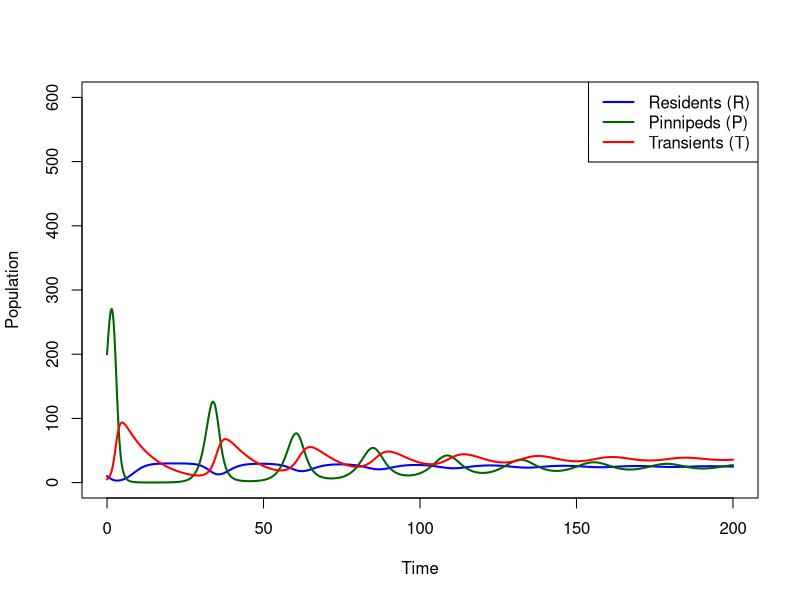
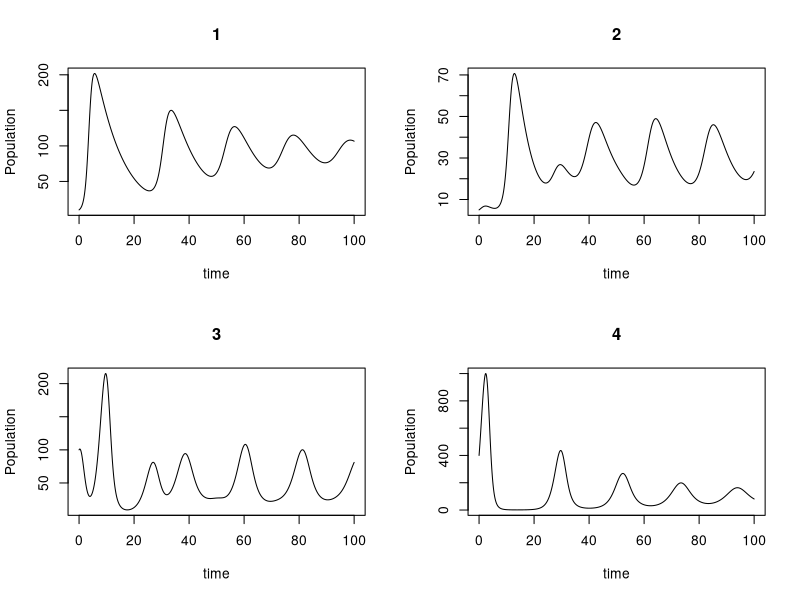

Write R code to recreate these figures, in order.
## ---- chunk 1
knitr::opts_chunk$set(echo = TRUE,tidy.opts = list(width.cutoff = 60), tidy = TRUE)
## ---- chunk 2
library(deSolve)
## ---- chunk 3
# Parameters
r_R <- 0.5      # resident whale growth rate
K_R <- 30       # resident carrying capacity

r_P <- 0.8      # pinniped growth rate
K_P <- 500      # pinniped carrying capacity

alpha <- 0.2    # effect of pinnipeds on residents
beta  <- 0.6    # effect of residents on pinnipeds

C   <- 0.02     # predation rate
B   <- 0.2      # conversion efficiency
D_T <- 0.1      # transient whale death rate
## ---- chunk 4
R0 <- 10
P0 <- 200
T0 <- 5

state_ini <- c(R = R0,
               P = P0,
               T = T0)
## ---- chunk 5
modelA <- function(time, state, parameters){

  R <- state[1]
  P <- state[2]
  T <- state[3]

  # Resident whales (competition with P)
  dR <- r_R * R * (1 - (R + alpha*P)/K_R)

  # Pinnipeds (competition + predation)
  dP <- r_P * P * (1 - (P + beta*R)/K_P) -
        C * P * T

  # Transient whales (predator)
  dT <- B * C * P * T -
        D_T * T

  return(list(c(dR, dP, dT)))
}
## ---- chunk 6
time_vec <- seq(0, 200, length.out = 2000)

outA <- ode(y = state_ini,
            times = time_vec,
            func = modelA,
            parms = NULL)

outA <- as.data.frame(outA)
## ---- chunk 7
plot(outA$time, outA$R,
     type = "l",
     col = "blue",
     lwd = 2,
     ylim = c(0,600),
     xlab = "Time",
     ylab = "Population")

lines(outA$time, outA$P,
      col = "darkgreen",
      lwd = 2)

lines(outA$time, outA$T,
      col = "red",
      lwd = 2)

legend("topright",
       legend = c("Residents (R)",
                  "Pinnipeds (P)",
                  "Transients (T)"),
       col = c("blue","darkgreen","red"),
       lty = 1,
       lwd = 2)
## ---- chunk 8
# Equilibrium (Model A)
P_star <- D_T / (B * C)

R_star <- K_R - (alpha * D_T) / (B * C)

T_star <- (r_P / (C * K_P)) *
          (K_P - (D_T / (B * C)) -
           beta * K_R +
           (alpha * beta * D_T) / (B * C))

P_star
R_star
T_star
## ---- chunk 9
dR = 0
dP = 0
dT = 0

# Test derivatives at equilibrium
dR_test <- r_R * R_star *
           (1 - (R_star + alpha * P_star) / K_R)

dP_test <- r_P * P_star *
           (1 - (P_star + beta * R_star) / K_P) -
           C * P_star * T_star

dT_test <- B * C * P_star * T_star -
           D_T * T_star

dR_test
dP_test
dT_test

## ---- chunk 10
# Equilibrium without competition
R_not <- (K_R - alpha * K_P) /
         (1 - alpha * beta)

T_not <- (r_P / (C * K_P)) *
         (K_P - (D_T / (B * C)))

R_not
T_not
R_star > R_not
T_star < T_not
## ---- chunk 11
B * C * K_R > alpha * D_T
## ---- chunk 12
B_R=0.1 # B is the efficiency with which resident whales consume and assimilate salmons
C_R=0.01 # C is the number of salmon captured per unit time per unit pinniped density by an average resident whale
D_R=0.1 # death rate of resident whales

B_T=0.2 # B is the efficiency with which transient whales consume and assimilate pinnipeds
C_T=0.02 # C is the number of pinnipeds captured per unit time per unit pinniped density by an average transient whale
D_T=0.2 # death rate of transient whales

r_P=0.8 # growth rate of pinnipeds
K_P=500 # Carrying capacity of pinnipeds
a=0.7 # attack rate on pinnipeds

r_S=1 # growth rate of salmon
K_S=2000 # Carrying capacity of salmon
b=0.8 # attack rate on salmon
## ---- chunk 13
library(deSolve)
require(deSolve)

# predator-prey model
LV <- function(time,state,para) {
	B_R=para[1];C_r=para[2];D_R=para[3];B_T=para[4];C_T=para[5];D_T=para[6];r_P=para[7];K_P=para[8];a=para[9];r_S=para[10];K_S=para[11];b=para[12]
	# state variables
	R=state[1];T=state[2];P=state[3];S=state[4]
	# equation
	X1=R*(B_R*C_R*S-D_R)
	X2=T*(B_T*C_T*P-D_T)
	X3=r_P*P*(1-P/K_P-a*S/K_P)-C_T*P*T
	X4=r_S*S*(1-S/K_S-b*P/K_S)-C_R*S*R

	return(list(c(X1,X2,X3,X4)))
}

# input parameters
para=c(B_R,C_R,D_R,B_T,C_T,D_T,r_P,K_P,a,r_S,K_S,b)
# initialization
time=seq(from=0,to=100,length=1000)
ini=c(10,5,100,400)
out=ode(ini,time,LV,para)
## ---- chunk 14
plot(out,ylab="Population")
